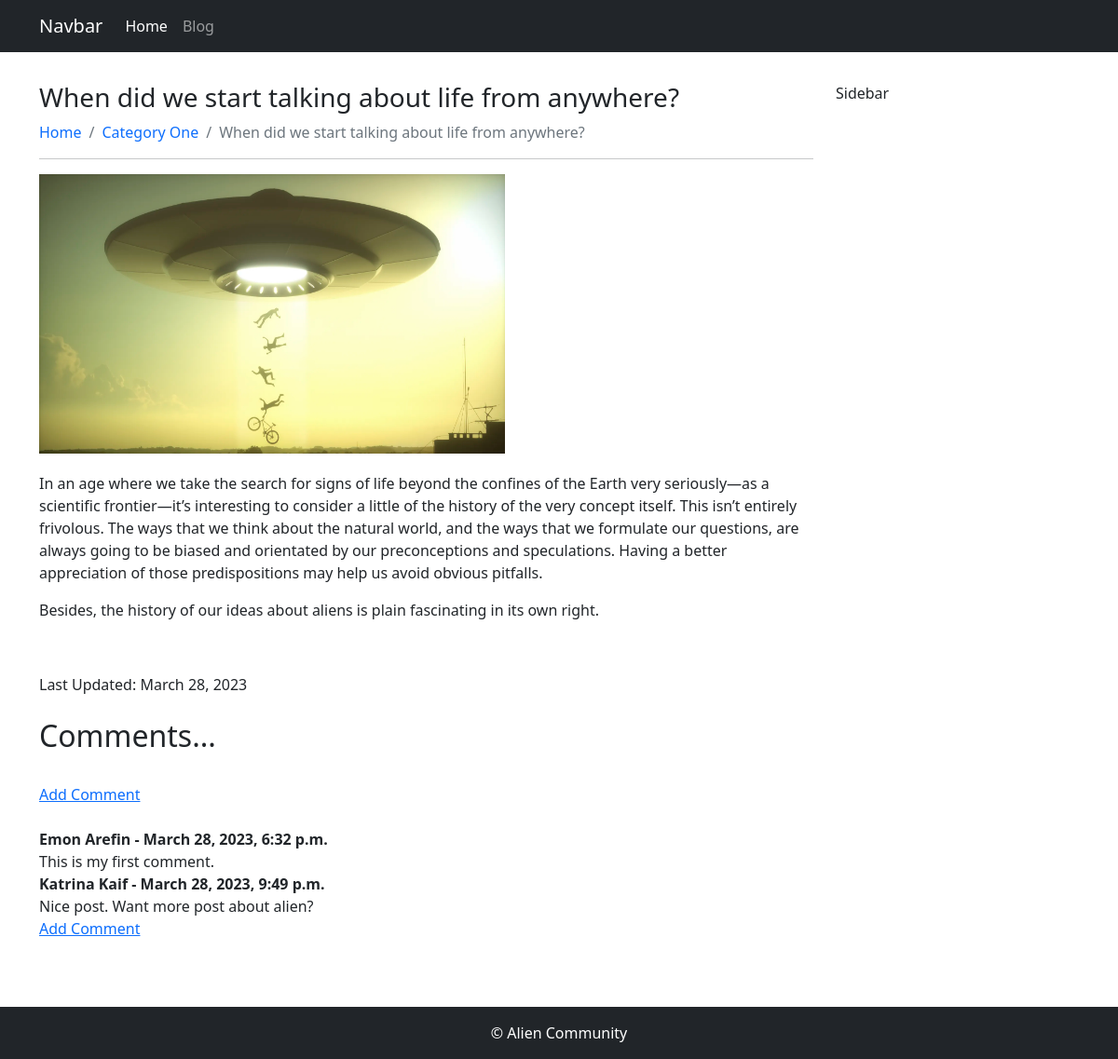
The app's page /when-did-we-start-talking-about-life-from-anywhere with its own data.
### blog/models.py (models this page shows, shortened)
class BlogPost(models.Model):
    STATUS = [
        ('draft', 'Draft'),
        ('published', 'Published')
    ]
    title = models.CharField(max_length=200)
    featured = models.ImageField(upload_to='blogs/', blank=True, null=True)
    slug = models.SlugField(unique=True, null=True, blank=True)
    content = RichTextUploadingField()
    created = models.DateTimeField(auto_now_add=True)
    updated = models.DateField(auto_now=True)
    category = models.ForeignKey(Category, on_delete=models.CASCADE)
    status = models.CharField(max_length=10, choices=STATUS, default='draft')
    meta_title = models.CharField(max_length=200, blank=True, null=True)
    meta_description = models.TextField(blank=True, null=True)
    class Meta:
        verbose_name_plural = 'All Posts'

class Category(models.Model):
    title = models.CharField(max_length=200)
    slug = models.SlugField(unique=True, null=True, blank=True)
    class Meta:
        verbose_name_plural = 'Categories'

class Comment(models.Model):
    post = models.ForeignKey(BlogPost, related_name="comments", on_delete=models.CASCADE)
    name = models.CharField(max_length=260)
    body = models.TextField()
    date_added = models.DateTimeField(auto_now_add=True)

### blog/views.py (the view)
# urls.py: path('<slug:slug>', views.single_post, name='single_post'),
def single_post(request, slug):
    post = get_object_or_404(BlogPost, slug= slug)
    template_name = 'Blog/single.html'
    context = {'post':post}
    return render(request, template_name, context)

### templates/Blog/single.html (shortened to what this page needs)
{% extends 'base.html' %}
{% block content %}
<div class="container my-3">
    <div class="row py-3">
        <div class="col-md-9">
            <h1 class="h3">{{post.title}}</h1>
              <nav aria-label="breadcrumb">
                <ol class="breadcrumb">
                  <li class="breadcrumb-item"><a class="text-decoration-none text-primary" href="{% url 'home' %}">Home</a></li>
                  <li class="breadcrumb-item"><a href="#" class="text-decoration-none text-primary">{{post.category.title}}</a></li>
                  <li class="breadcrumb-item active" aria-current="page">{{post.title}}</li>
                </ol>
              </nav>
              <hr>
              <div class="my-3">
                <img src="{{post.featured.url}}" alt="{{post.title}}" width="500" height="300" style="margin-bottom: 20px;">
                {{post.content|safe}}
              </div>
              Last Updated: {{post.updated}}
              {% load social_share %}
              <br/><br/>
              <h2>Comments...</h2>
              <br/>
              {% if not post.comments.all %}
                  No Comments Yet...<a href="{% url 'add_comment' %}">Add One</a>
              {% else %}
              <a href="{% url 'add_comment' %}">Add Comment</a>
              <br/><br/>
                  {% for comment in post.comments.all %}
                  <strong>
                    {{ comment.name }} - {{ comment.date_added }}
                  </strong>
                  <br/>
                  {{ comment.body }}
                  {% endfor %}
                  <a href="{% url 'add_comment' %}">Add Comment</a>
              {% endif %}
              <br/><br/>
        </div>
        <div class="col-md-3">Sidebar</div>
    </div>
</div>
{% endblock content%}

### records on screen
BlogPost: title "When did we start talking about life from anywhere?", category "Category One", featured (picture), content "In an age where we take the search for signs of life beyond the confines of the Earth very seriously—as a scientific frontier—it’s interesting to consider a little of the history of the very concept itself. This isn’t entirely frivolous. The ways that we think about the natural world, and the ways that we formulate our questions, are always going to be biased and orientated by our preconceptions and speculations. Having a better appreciation of those predispositions may help us avoid obvious pitfalls. Besides, the history of our ideas about aliens is plain fascinating in its own right.", updated "March 28, 2023"
Comment: name "Emon Arefin", date_added "March 28, 2023, 6:32 p.m.", body "This is my first comment."
Comment: name "Katrina Kaif", date_added "March 28, 2023, 9:49 p.m.", body "Nice post. Want more post about alien?"
